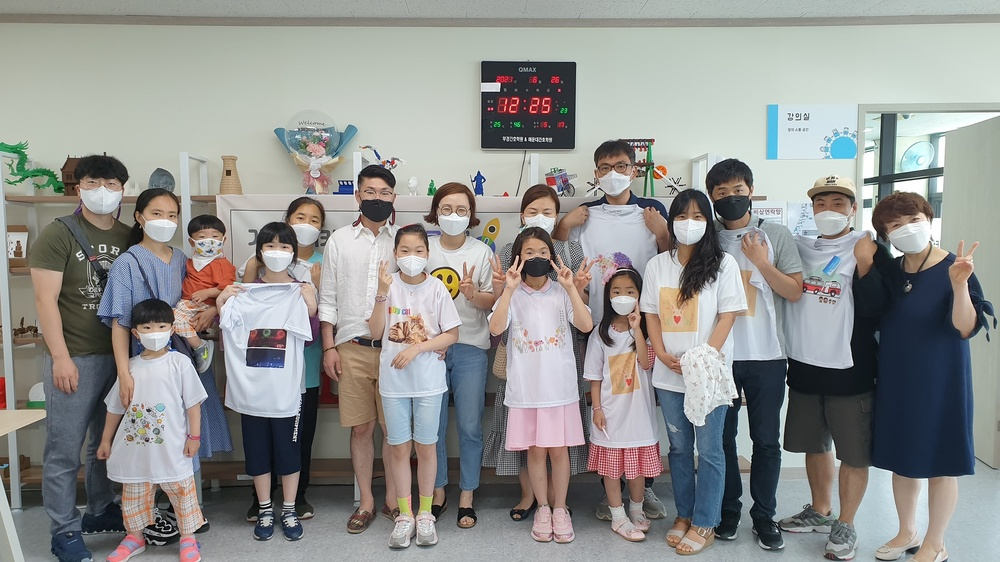
#> input picture image/face1.jpg, 1000 x 562 px, shrunk from 1920 x 1080 before the run, given in place of the camera
$ python photo.py
#> lines starting #> are read from the running program, lines starting #| are printed output that depends on the picture
import cv2

face_cascade = cv2.CascadeClassifier("data/haarcascade_frontalface_alt2.xml")

vcp = cv2.VideoCapture(0, cv2.CAP_DSHOW)

count = 0

while True:
    ret, my_image = vcp.read()
#> my_image is the input picture: shape (562, 1000, 3); mean B, G, R 143.1, 145.5, 145.1

    if ret is True:
        gray = cv2.cvtColor(my_image, cv2.COLOR_BGR2GRAY)
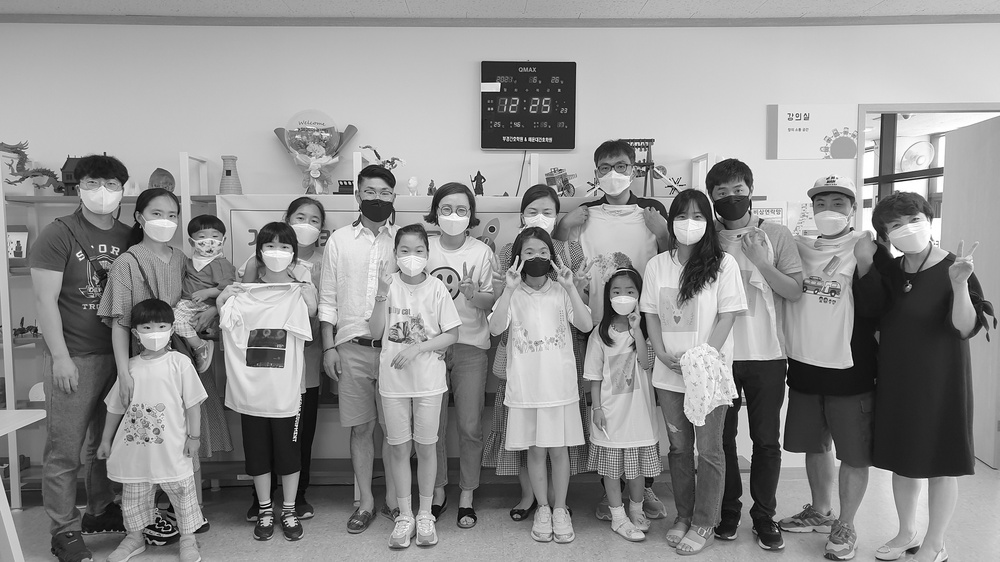
#> gray: shape (562, 1000); min 0, max 255, mean 145.1

        gray = cv2.equalizeHist(gray)
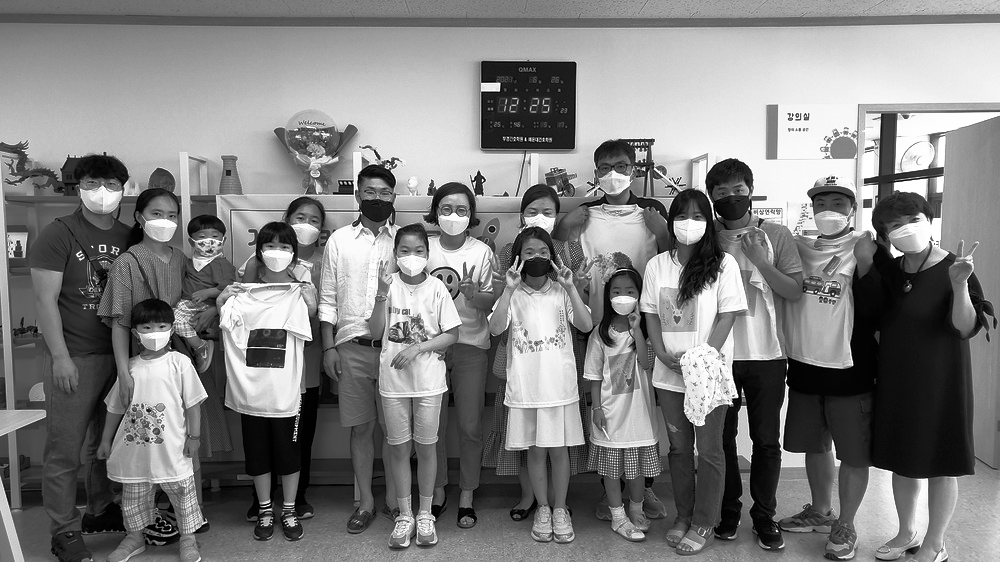
#> gray: shape (562, 1000); min 0, max 255, mean 128.3

        faces = face_cascade.detectMultiScale(gray, 1.1, 5, 0, (20, 20))
#> faces = [[432, 193, 44, 44], [141, 198, 44, 44], [390, 235, 44, 44]]

        facesCnt = len(faces)
#> facesCnt = 3

        if facesCnt == 1:
            count += 1
            cv2.imwrite("my_face/"+str(count)+".jpg", my_image)

    if cv2.waitKey(1) == 13 or count == 100:
#> (key Esc is pressed here)
        break

vcp.release()

cv2.destroyAllWindows()

$ run again, on image/face3.jpg
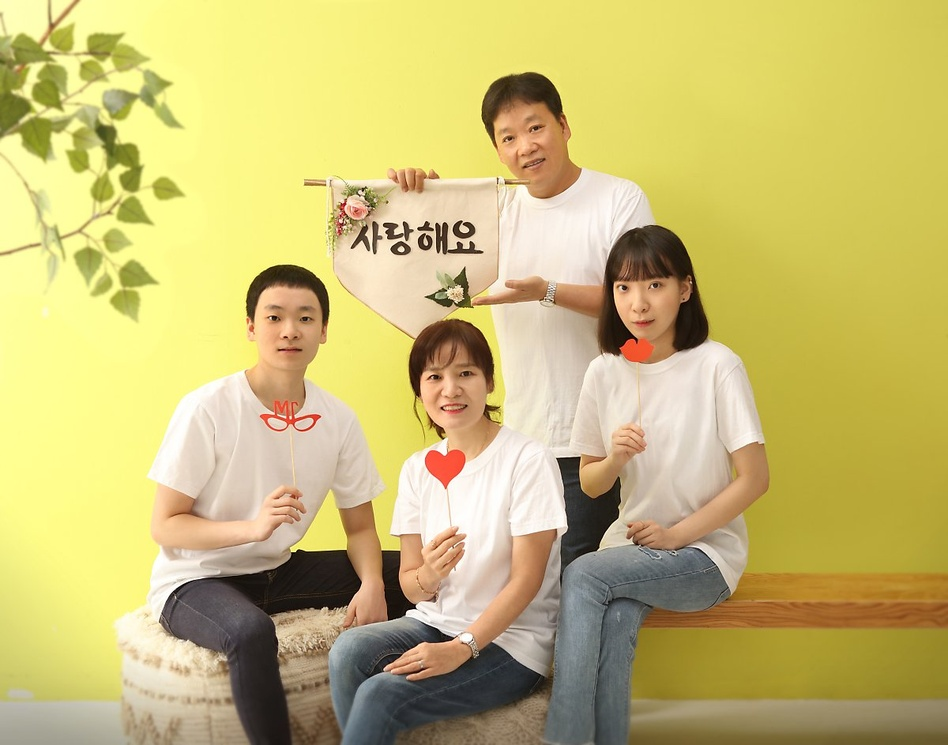
#> input picture image/face3.jpg, 948 x 745 px, shrunk from 1200 x 943 before the run, given in place of the camera
#> my_image is the input picture: shape (745, 948, 3); mean B, G, R 115.5, 187.5, 201.1
#> `gray = cv2.cvtColor(my_image, cv2.COLOR_BGR2GRAY)`:
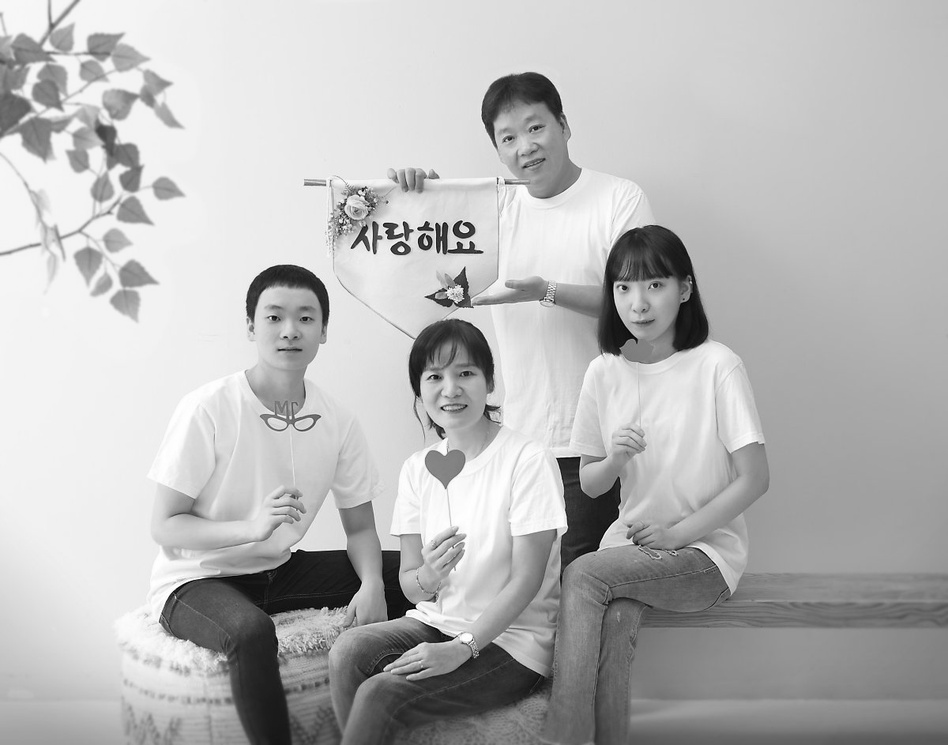
#> gray: shape (745, 948); min 0, max 255, mean 183.4
#> `gray = cv2.equalizeHist(gray)`:
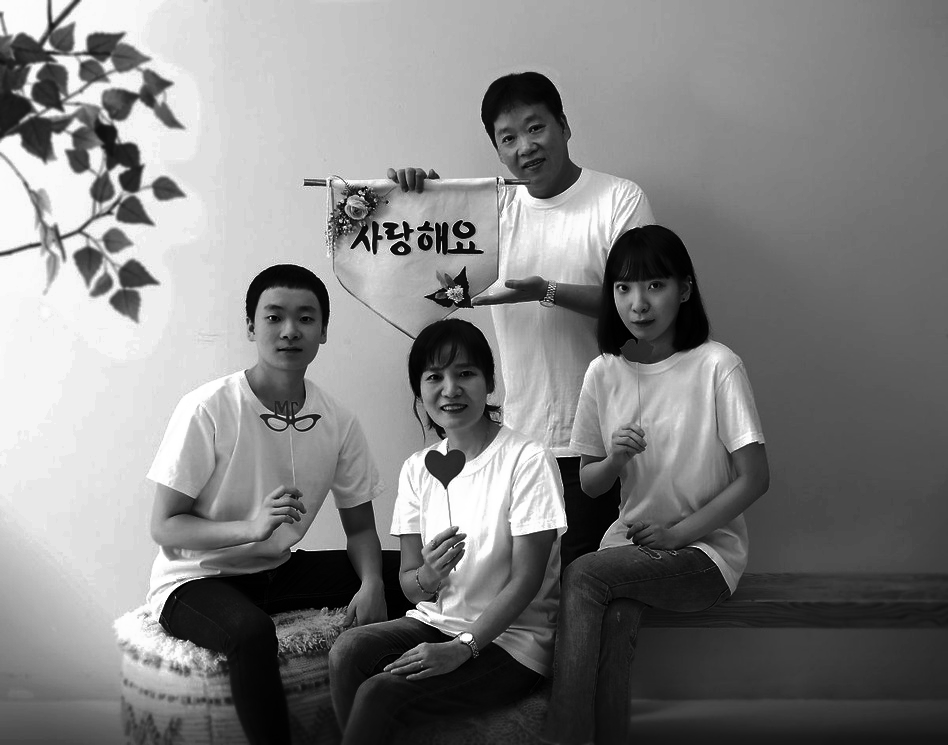
#> gray: shape (745, 948); min 0, max 255, mean 128.5
#> faces = [[603, 260, 74, 74], [249, 286, 80, 80], [412, 345, 79, 79], [482, 99, 85, 85]]
#> facesCnt = 4

$ run again, on image/face6.jpg
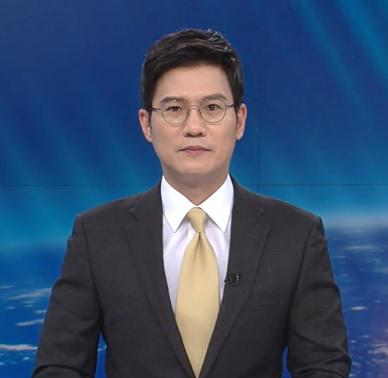
#> input picture image/face6.jpg, 388 x 378 px, given in place of the camera
#> my_image is the input picture: shape (378, 388, 3); mean B, G, R 107.2, 76.5, 54.4
#> `gray = cv2.cvtColor(my_image, cv2.COLOR_BGR2GRAY)`:
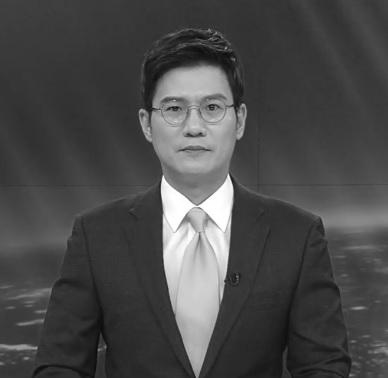
#> gray: shape (378, 388); min 8, max 255, mean 73.4
#> `gray = cv2.equalizeHist(gray)`:
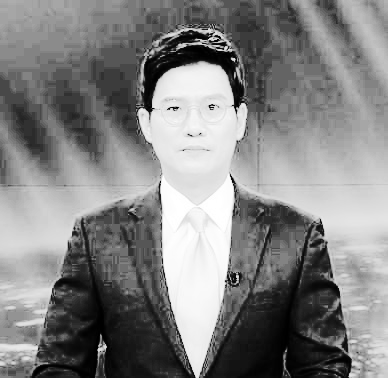
#> gray: shape (378, 388); min 0, max 255, mean 130.4
#> faces = [[145, 71, 98, 98]]
#> facesCnt = 1

$ run again, on image/my_face.jpg
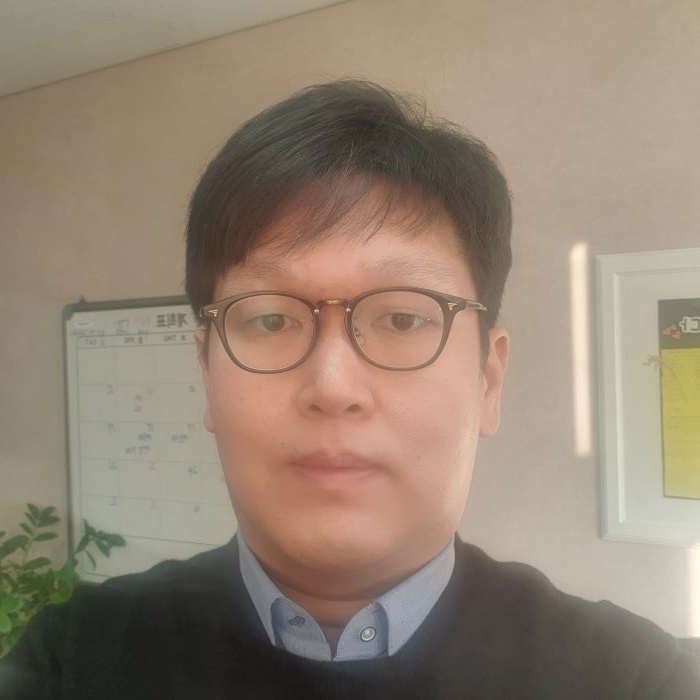
#> input picture image/my_face.jpg, 700 x 700 px, given in place of the camera
#> my_image is the input picture: shape (700, 700, 3); mean B, G, R 114.4, 131.2, 147.6
#> `gray = cv2.cvtColor(my_image, cv2.COLOR_BGR2GRAY)`:
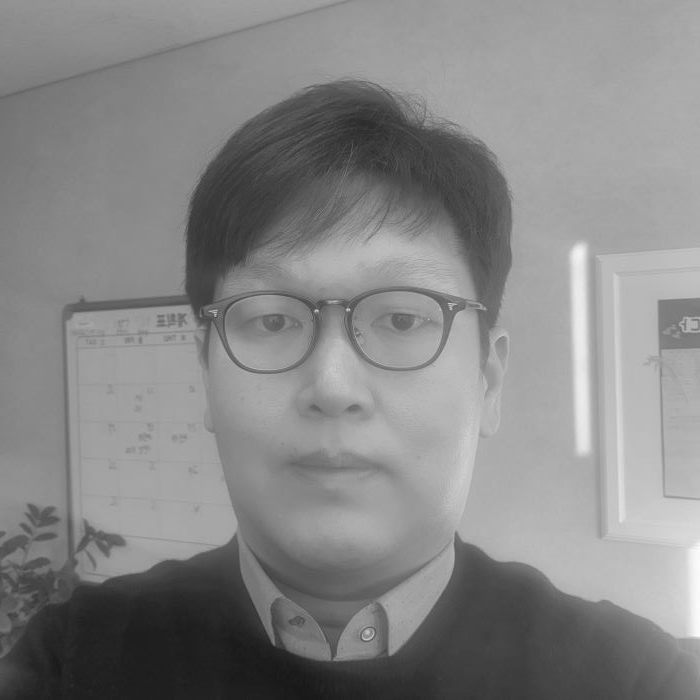
#> gray: shape (700, 700); min 23, max 253, mean 134.2
#> `gray = cv2.equalizeHist(gray)`:
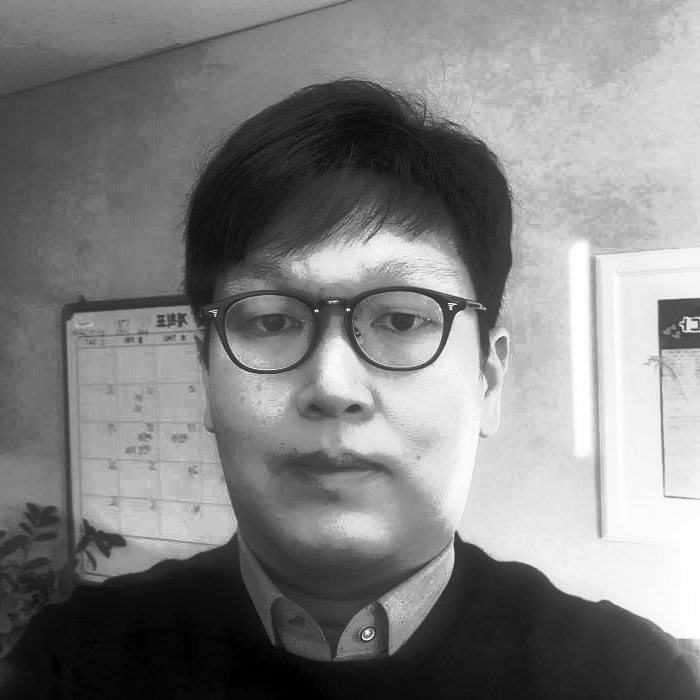
#> gray: shape (700, 700); min 0, max 255, mean 128.7
#> faces = [[164, 190, 351, 351]]
#> facesCnt = 1
